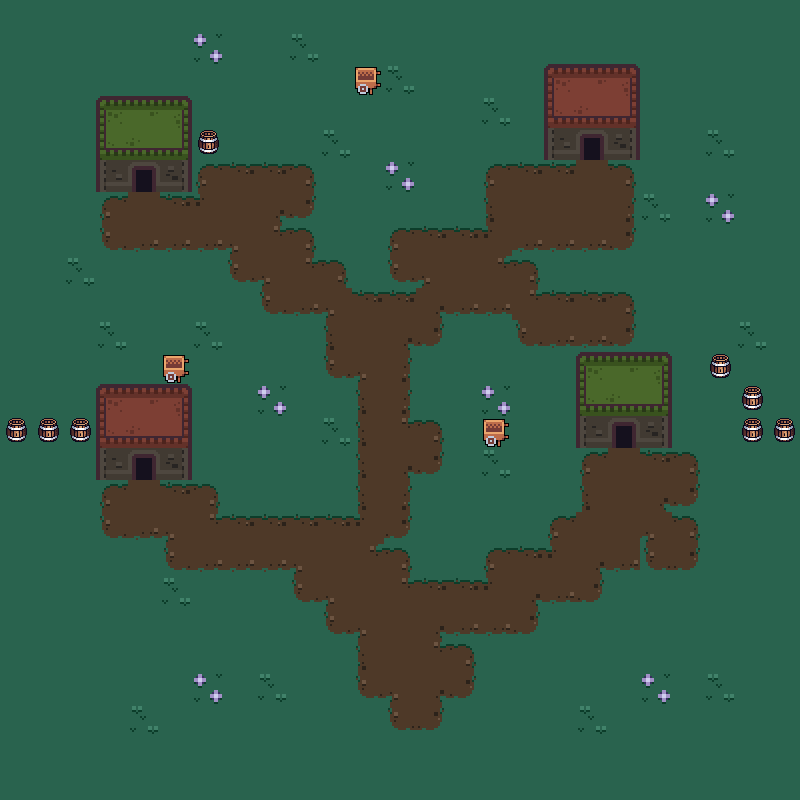

This game map was drawn from its Tiled (.tmx) file and the tilesets committed beside it. A one-line description and the full map source follow:
An orthogonal 25x25 tile map with 32x32 px tiles, 3 tile layers (Background, Houses, Doors), 2 tilesets and 32 objects.

<map version="1.10" tiledversion="1.11.0" orientation="orthogonal" renderorder="right-down" width="25" height="25" tilewidth="32" tileheight="32" infinite="0" nextlayerid="8" nextobjectid="59">
 <editorsettings>
  <export target="Map_1.lua" format="lua" />
 </editorsettings>
 <tileset firstgid="1" name="Tileset" tilewidth="32" tileheight="32" tilecount="35" columns="7">
  <image source="../textures/Tileset.png" width="224" height="160" />
 </tileset>
 <tileset firstgid="36" name="Tileset" tilewidth="32" tileheight="32" tilecount="35" columns="7">
  <image source="../textures/Tileset.png" width="224" height="160" />
 </tileset>
 <layer id="1" name="Background" width="25" height="25">
  <data encoding="csv">
7,7,7,7,7,7,7,7,7,7,7,7,7,7,7,7,7,7,7,7,7,7,7,7,7,
7,7,7,7,7,7,21,7,7,14,7,7,7,7,7,7,7,7,7,7,7,7,7,7,7,
7,7,7,7,7,7,7,7,7,7,7,28,14,7,7,7,7,7,7,7,7,7,7,7,7,
7,7,7,7,7,7,7,7,7,7,7,7,7,7,7,14,7,7,7,7,7,7,7,7,7,
7,7,7,7,7,7,62,7,7,7,14,7,7,7,7,7,7,7,7,7,7,7,14,7,7,
7,7,7,7,7,7,4,5,5,6,7,7,21,7,7,4,5,5,12,6,7,7,7,7,7,
7,7,7,4,12,5,33,12,25,20,7,7,7,7,7,11,12,12,12,13,14,7,21,7,7,
7,7,7,18,19,19,19,26,32,6,7,7,4,5,5,33,19,19,19,20,7,7,7,7,7,
7,7,14,7,7,7,7,18,26,32,6,7,18,26,12,32,6,7,7,7,7,7,7,7,7,
7,7,7,7,7,7,7,7,18,19,26,5,5,25,19,19,32,5,5,6,7,7,7,7,7,
7,7,7,14,7,7,14,7,7,7,11,12,25,20,7,7,18,19,19,20,7,7,7,14,7,
7,7,7,7,7,28,7,7,7,7,18,26,13,7,7,7,7,7,7,7,7,7,62,7,7,
7,7,7,7,7,7,7,7,21,7,7,11,13,7,7,21,7,7,7,7,7,7,7,62,7,
62,62,62,7,7,7,7,7,7,7,14,11,32,6,7,28,7,7,7,7,7,7,7,62,62,
7,7,7,7,7,7,7,7,7,7,7,11,25,20,7,14,7,7,4,12,5,6,7,7,7,
7,7,7,4,12,5,6,7,7,7,7,11,13,7,7,7,7,7,11,12,25,20,7,7,7,
7,7,7,18,19,26,32,5,5,5,5,33,20,7,7,7,7,4,12,12,26,6,7,7,7,
7,7,7,7,7,18,19,19,19,26,12,32,6,7,7,4,5,33,25,19,18,20,7,7,7,
7,7,7,7,7,14,7,7,7,18,26,12,32,5,5,33,25,19,20,7,7,7,7,7,7,
7,7,7,7,7,7,7,7,7,7,18,26,12,25,19,19,20,7,7,7,7,7,7,7,7,
7,7,7,7,7,7,7,7,7,7,7,11,12,32,6,7,7,7,7,7,7,7,7,7,7,
7,7,7,7,7,7,21,7,14,7,7,18,26,25,20,7,7,7,7,7,21,7,14,7,7,
7,7,7,7,14,7,7,7,7,7,7,7,18,20,7,7,7,7,14,7,7,7,7,7,7,
7,7,7,7,7,7,7,7,7,7,7,7,7,7,7,7,7,7,7,7,7,7,7,7,7,
7,7,7,7,7,7,7,7,7,7,7,7,7,7,7,7,7,7,7,7,7,7,7,7,7
</data>
 </layer>
 <layer id="2" name="Houses" width="25" height="25">
  <properties>
   <property name="collidable" type="bool" value="true" />
  </properties>
  <data encoding="csv">
0,0,0,0,0,0,0,0,0,0,0,0,0,0,0,0,0,0,0,0,0,0,0,0,0,
0,0,0,0,0,0,0,0,0,0,0,0,0,0,0,0,0,0,0,0,0,0,0,0,0,
0,0,0,0,0,0,0,0,0,0,0,0,0,0,0,0,0,1,2,3,0,0,0,0,0,
0,0,0,15,16,17,0,0,0,0,0,0,0,0,0,0,0,8,9,10,0,0,0,0,0,
0,0,0,22,23,24,0,0,0,0,0,0,0,0,0,0,0,29,0,31,0,0,0,0,0,
0,0,0,29,0,31,0,0,0,0,0,0,0,0,0,0,0,0,0,0,0,0,0,0,0,
0,0,0,0,0,0,0,0,0,0,0,0,0,0,0,0,0,0,0,0,0,0,0,0,0,
0,0,0,0,0,0,0,0,0,0,0,0,0,0,0,0,0,0,0,0,0,0,0,0,0,
0,0,0,0,0,0,0,0,0,0,0,0,0,0,0,0,0,0,0,0,0,0,0,0,0,
0,0,0,0,0,0,0,0,0,0,0,0,0,0,0,0,0,0,0,0,0,0,0,0,0,
0,0,0,0,0,0,0,0,0,0,0,0,0,0,0,0,0,0,0,0,0,0,0,0,0,
0,0,0,0,0,0,0,0,0,0,0,0,0,0,0,0,0,0,15,16,17,0,0,0,0,
0,0,0,1,2,3,0,0,0,0,0,0,0,0,0,0,0,0,22,23,24,0,0,0,0,
0,0,0,8,9,10,0,0,0,0,0,0,0,0,0,0,0,0,29,0,31,0,0,0,0,
0,0,0,29,0,31,0,0,0,0,0,0,0,0,0,0,0,0,0,0,0,0,0,0,0,
0,0,0,0,0,0,0,0,0,0,0,0,0,0,0,0,0,0,0,0,0,0,0,0,0,
0,0,0,0,0,0,0,0,0,0,0,0,0,0,0,0,0,0,0,0,0,0,0,0,0,
0,0,0,0,0,0,0,0,0,0,0,0,0,0,0,0,0,0,0,0,0,0,0,0,0,
0,0,0,0,0,0,0,0,0,0,0,0,0,0,0,0,0,0,0,0,0,0,0,0,0,
0,0,0,0,0,0,0,0,0,0,0,0,0,0,0,0,0,0,0,0,0,0,0,0,0,
0,0,0,0,0,0,0,0,0,0,0,0,0,0,0,0,0,0,0,0,0,0,0,0,0,
0,0,0,0,0,0,0,0,0,0,0,0,0,0,0,0,0,0,0,0,0,0,0,0,0,
0,0,0,0,0,0,0,0,0,0,0,0,0,0,0,0,0,0,0,0,0,0,0,0,0,
0,0,0,0,0,0,0,0,0,0,0,0,0,0,0,0,0,0,0,0,0,0,0,0,0,
0,0,0,0,0,0,0,0,0,0,0,0,0,0,0,0,0,0,0,0,0,0,0,0,0
</data>
 </layer>
 <layer id="4" name="Doors" width="25" height="25">
  <data encoding="csv">
0,0,0,0,0,0,0,0,0,0,0,0,0,0,0,0,0,0,0,0,0,0,0,0,0,
0,0,0,0,0,0,0,0,0,0,0,0,0,0,0,0,0,0,0,0,0,0,0,0,0,
0,0,0,0,0,0,0,0,0,0,0,0,0,0,0,0,0,0,0,0,0,0,0,0,0,
0,0,0,0,0,0,0,0,0,0,0,0,0,0,0,0,0,0,0,0,0,0,0,0,0,
0,0,0,0,0,0,0,0,0,0,0,0,0,0,0,0,0,0,30,0,0,0,0,0,0,
0,0,0,0,30,0,0,0,0,0,0,0,0,0,0,0,0,0,0,0,0,0,0,0,0,
0,0,0,0,0,0,0,0,0,0,0,0,0,0,0,0,0,0,0,0,0,0,0,0,0,
0,0,0,0,0,0,0,0,0,0,0,0,0,0,0,0,0,0,0,0,0,0,0,0,0,
0,0,0,0,0,0,0,0,0,0,0,0,0,0,0,0,0,0,0,0,0,0,0,0,0,
0,0,0,0,0,0,0,0,0,0,0,0,0,0,0,0,0,0,0,0,0,0,0,0,0,
0,0,0,0,0,0,0,0,0,0,0,0,0,0,0,0,0,0,0,0,0,0,0,0,0,
0,0,0,0,0,0,0,0,0,0,0,0,0,0,0,0,0,0,0,0,0,0,0,0,0,
0,0,0,0,0,0,0,0,0,0,0,0,0,0,0,0,0,0,0,0,0,0,0,0,0,
0,0,0,0,0,0,0,0,0,0,0,0,0,0,0,0,0,0,0,30,0,0,0,0,0,
0,0,0,0,30,0,0,0,0,0,0,0,0,0,0,0,0,0,0,0,0,0,0,0,0,
0,0,0,0,0,0,0,0,0,0,0,0,0,0,0,0,0,0,0,0,0,0,0,0,0,
0,0,0,0,0,0,0,0,0,0,0,0,0,0,0,0,0,0,0,0,0,0,0,0,0,
0,0,0,0,0,0,0,0,0,0,0,0,0,0,0,0,0,0,0,0,0,0,0,0,0,
0,0,0,0,0,0,0,0,0,0,0,0,0,0,0,0,0,0,0,0,0,0,0,0,0,
0,0,0,0,0,0,0,0,0,0,0,0,0,0,0,0,0,0,0,0,0,0,0,0,0,
0,0,0,0,0,0,0,0,0,0,0,0,0,0,0,0,0,0,0,0,0,0,0,0,0,
0,0,0,0,0,0,0,0,0,0,0,0,0,0,0,0,0,0,0,0,0,0,0,0,0,
0,0,0,0,0,0,0,0,0,0,0,0,0,0,0,0,0,0,0,0,0,0,0,0,0,
0,0,0,0,0,0,0,0,0,0,0,0,0,0,0,0,0,0,0,0,0,0,0,0,0,
0,0,0,0,0,0,0,0,0,0,0,0,0,0,0,0,0,0,0,0,0,0,0,0,0
</data>
 </layer>
 <objectgroup id="5" name="Walls" opacity="0">
  <object id="16" x="97" y="384.273" width="31.0909" height="96" />
  <object id="17" x="160" y="383.773" width="32" height="96" />
  <object id="18" x="97.5" y="384.273" width="94.5" height="65.5" />
  <object id="19" x="96.3182" y="96.0076" width="31.2727" height="96" />
  <object id="20" x="160.227" y="95.5076" width="32" height="96" />
  <object id="21" x="96.0909" y="96.0076" width="96.1364" height="65.5" />
  <object id="22" x="544.5" y="64.25" width="32" height="96" />
  <object id="23" x="607.5" y="63.75" width="32" height="96" />
  <object id="24" x="545" y="64.25" width="94.5" height="65.5" />
  <object id="25" x="576.439" y="353.25" width="31.6364" height="96" />
  <object id="26" x="640.167" y="352.75" width="32" height="96" />
  <object id="27" x="577.667" y="353.25" width="94.5" height="65.5" />
  <object id="38" x="-5" y="-28" width="812" height="32" />
  <object id="39" x="-2" y="794" width="812" height="32" />
  <object id="40" x="-7" y="-28" width="12" height="838" />
  <object id="41" x="796" y="-17" width="42" height="838" />
  <object id="51" x="483.394" y="419.333" width="25.4545" height="27.3333" />
  <object id="52" x="709.636" y="352" width="32.1818" height="27.5151" />
  <object id="53" x="741.758" y="380.122" width="26.1818" height="34.606" />
  <object id="54" x="741.212" y="416" width="57.4545" height="26" />
  <object id="55" x="6.66667" y="418.334" width="88" height="23" />
  <object id="56" x="163.212" y="354.667" width="26.1818" height="29.3333" />
  <object id="57" x="192" y="129.917" width="29" height="23.8333" />
  <object id="58" x="352" y="64" width="32" height="29.3333" />
 </objectgroup>
 <objectgroup id="6" name="Doors" opacity="0">
  <object id="28" x="128.182" y="449.636" width="31.6364" height="8.54545" />
  <object id="33" x="128.364" y="161.909" width="31.6364" height="8.54545" />
  <object id="34" x="576" y="130.091" width="31.6364" height="8.54545" />
  <object id="37" x="608.364" y="419.182" width="31.6364" height="8.54545" />
 </objectgroup>
 <objectgroup id="7" name="Houses" opacity="0">
  <object id="46" x="96" y="95" width="95.6667" height="97.667" />
  <object id="48" x="95.6667" y="383.333" width="95.6667" height="97.333" />
  <object id="49" x="544.5" y="64.6667" width="95.6667" height="97.3337" />
  <object id="50" x="576.167" y="350.667" width="95.6667" height="100" />
 </objectgroup>
</map>
